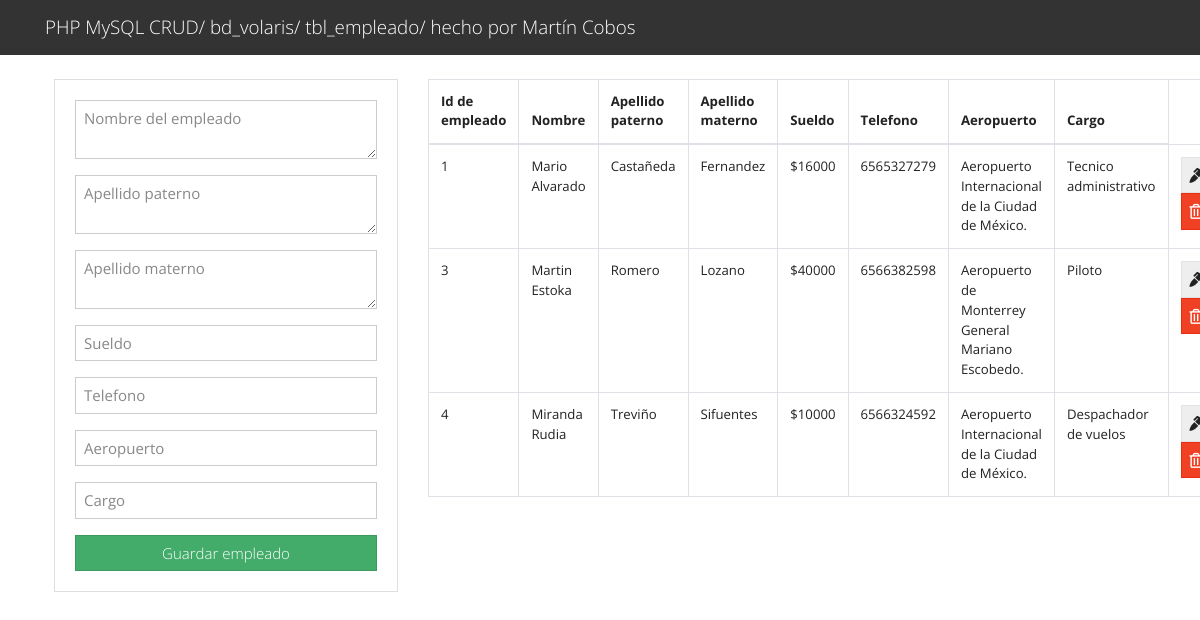
The page / on the database its author committed.
### tables this page shows
CREATE TABLE `tbl_empleado` (
  `idEmpleado` int(50) NOT NULL,
  `Nombre` varchar(50) NOT NULL,
  `aPaterno` varchar(50) NOT NULL,
  `aMaterno` varchar(50) NOT NULL,
  `Sueldo` int(50) NOT NULL,
  `Telefono` varchar(12) NOT NULL,
  `Aeropuerto` varchar(100) NOT NULL,
  `Cargo` varchar(50) NOT NULL
);

### index.php (the view, shortened to what this page needs)
<?php include("db.php"); ?>
<?php include('includes/header.php'); ?>
<main class="container p-4">
  <div class="row">
    <div class="col-md-4">
      <div class="card card-body">
        <form action="save_task.php" method="POST">
          <div class="form-group">
            <textarea name="NombreEmpleado" rows="2" class="form-control" placeholder="Nombre del empleado" maxlength="50" required></textarea>
          </div>
          <div class="form-group">
            <textarea name="ApellidoPaterno" rows="2" class="form-control" placeholder="Apellido paterno" maxlength="50" required></textarea>
          </div>
          <div class="form-group">
            <textarea name="ApellidoMaterno" rows="2" class="form-control" placeholder="Apellido materno" maxlength="50" required></textarea>
          </div>
          <div class="form-group">
            <input type="number" name="Sueldo" class="form-control" placeholder="Sueldo" autofocus maxlength="50" required>
          </div>
          <div class="form-group">
            <input type="number " name="telefono" class="form-control" placeholder="Telefono" autofocus maxlength="10" required>
          </div>
          <div class="form-group">
            <input type="text" name="aeropuerto" class="form-control" placeholder="Aeropuerto" autofocus maxlength="100" required>
          </div>
          <div class="form-group">
            <input type="text" name="cargo" class="form-control" placeholder="Cargo" autofocus maxlength="50" required>
          </div>
          <input type="submit" name="Guardar_empleado" class="btn btn-success btn-block" value="Guardar empleado">
        </form>
      </div>
    </div>
    <div class="col-md-8">
      <table class="table table-bordered">
        <thead>
          <tr>
            <th>Id de empleado</th>
            <th>Nombre</th>
            <th>Apellido paterno</th>
            <th>Apellido materno</th>
            <th>Sueldo</th>
            <th>Telefono</th>
            <th>Aeropuerto</th>
            <th>Cargo</th>
          </tr>
        </thead>
        <tbody>
          <?php
          $query = "SELECT * FROM tbl_empleado";
          $result_tasks = mysqli_query($conn, $query);
          while($row = mysqli_fetch_assoc($result_tasks)) { ?>
          <tr>
            <td><?php echo $row['idEmpleado']; ?></td>
            <td><?php echo $row['Nombre']; ?></td>
            <td><?php echo $row['aPaterno']; ?></td>
            <td><?php echo $row['aMaterno']; ?></td>
            <td>$<?php echo $row['Sueldo']; ?></td>
            <td><?php echo $row['Telefono']; ?></td>
            <td><?php echo $row['Aeropuerto']; ?></td>
            <td><?php echo $row['Cargo']; ?></td>
            <td>
              <a href="edit.php?id=<?php echo $row['idEmpleado']?>" class="btn btn-secondary">
                <i class="fas fa-marker"></i>
              </a>
              <a href="delete_task.php?id=<?php echo $row['idEmpleado']?>" class="btn btn-danger">
                <i class="far fa-trash-alt"></i>
              </a>
            </td>
          </tr>
          <?php } ?>
        </tbody>
      </table>
    </div>
  </div>
</main>
<?php include('includes/footer.php'); ?>

### includes/header.php (shortened to what this page needs)
<!DOCTYPE html>
<html lang="en">
  <head>
    <link rel="stylesheet" href="https://bootswatch.com/4/yeti/bootstrap.min.css">
    <link rel="stylesheet" href="https://use.fontawesome.com/releases/v5.6.3/css/all.css">
  </head>
  <body>
    <nav class="navbar navbar-dark bg-dark">
      <div class="container">
        <a class="navbar-brand" href="index.php">PHP MySQL CRUD/ bd_volaris/ tbl_empleado/ hecho por Martín Cobos</a>
      </div>
    </nav>

### includes/footer.php (shortened to what this page needs)
</body>
</html>

### rows shown on the page
tbl_empleado: idEmpleado "1", Nombre "Mario Alvarado", aPaterno "Castañeda", aMaterno "Fernandez", Sueldo "16000", Telefono "6565327279", Aeropuerto "Aeropuerto Internacional de la Ciudad de México.", Cargo "Tecnico administrativo"
tbl_empleado: idEmpleado "3", Nombre "Martin Estoka", aPaterno "Romero", aMaterno "Lozano", Sueldo "40000", Telefono "6566382598", Aeropuerto "Aeropuerto de Monterrey General Mariano Escobedo.", Cargo "Piloto"
tbl_empleado: idEmpleado "4", Nombre "Miranda Rudia", aPaterno "Treviño", aMaterno "Sifuentes", Sueldo "10000", Telefono "6566324592", Aeropuerto "Aeropuerto Internacional de la Ciudad de México.", Cargo "Despachador de vuelos"
